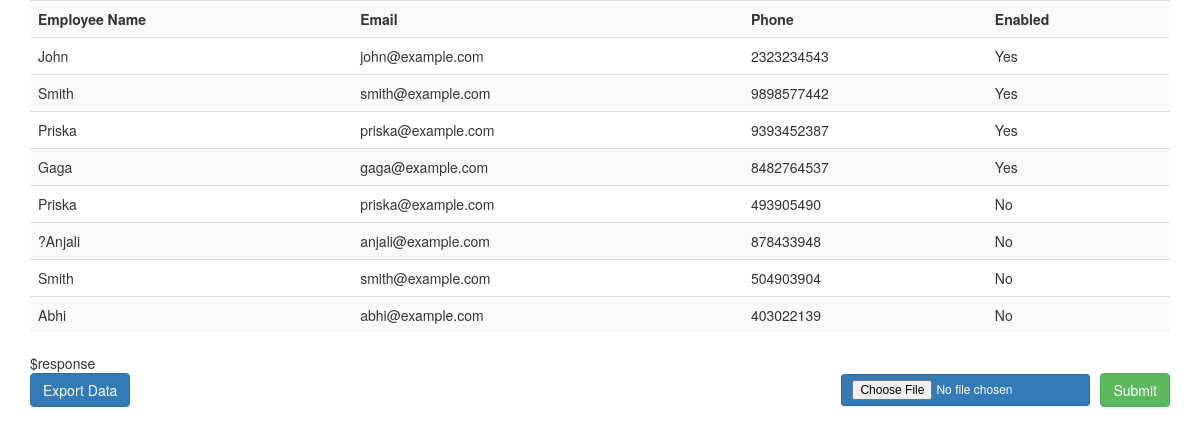
The page / on the database its author committed.
### tables this page shows
CREATE TABLE `employee` (
  `emp_id` int(11) NOT NULL,
  `emp_name` varchar(150) NOT NULL,
  `email` varchar(150) NOT NULL,
  `phone` varchar(100) NOT NULL,
  `created_date` datetime NOT NULL DEFAULT current_timestamp(),
  `is_enabled` int(11) NOT NULL
);

### index.php (the view, shortened to what this page needs)
<?php
include 'import.php'
    ?>
<!DOCTYPE html>
<html lang="en">
<head>
    <link rel="stylesheet" href="https://maxcdn.bootstrapcdn.com/bootstrap/3.4.0/css/bootstrap.min.css">
    <link rel="stylesheet" href="style.css">
</head>
<body>
    <div class="container">
        <?php
        $select = "SELECT * FROM `employee` ";
        $result = $conn->query($select);
        if ($result->num_rows > 0) {
            echo '<table class="table table-striped">';
            echo '<tr><th>Employee Name</th>';
            echo '<th>Email</th>';
            echo '<th>Phone</th>';
            echo '<th>Enabled</th>';
            echo '</tr>';
            while ($row = $result->fetch_object()) {
                $status = ($row->is_enabled == '1') ? 'Yes' : 'No';
                echo '<tr>';
                echo '<td>' . $row->emp_name . '</td>';
                echo '<td>' . $row->email . '</td>';
                echo '<td>' . $row->phone . '</td>';
                echo '<td>' . $status . '</td>';
                echo '</tr>';
            }
            echo '</table>';
        }
        ?>
        <span >$response</span>
        <form class="md-form" action='#' method="post" enctype="multipart/form-data">
            <a href="exportdata.php" class="btn btn-primary">Export Data</a>
            <div class="footer-left">
                <div class="file-field">
                    <div class="btn btn-primary btn-sm float-left">
                        <input type="file" name="file">
                    </div>
                </div>
                <div class="form-group">
                    <button type="submit" class="btn btn-success">Submit</button>
                </div>
            </div>
        </form>
    </div>
</html>

### style.css (style rules this page uses)
body { margin: 0px; padding: 0px; box-sizing: border-box; }
.md-form { gap: 1rem; display: flex; justify-content: space-between; }
.footer-left { gap: 1rem; display: flex; align-items: center; }
.form-group { margin-bottom: 0px; }

### rows shown on the page
employee: emp_name "John", email "john@example.com", phone "2323234543", is_enabled "Yes"
employee: emp_name "Smith", email "smith@example.com", phone "9898577442", is_enabled "Yes"
employee: emp_name "Priska", email "priska@example.com", phone "9393452387", is_enabled "Yes"
employee: emp_name "Gaga", email "gaga@example.com", phone "8482764537", is_enabled "Yes"
employee: emp_name "Priska", email "priska@example.com", phone "493905490", is_enabled "No"
employee: emp_name "?Anjali", email "anjali@example.com", phone "878433948", is_enabled "No"
employee: emp_name "Smith", email "smith@example.com", phone "504903904", is_enabled "No"
employee: emp_name "Abhi", email "abhi@example.com", phone "403022139", is_enabled "No"
